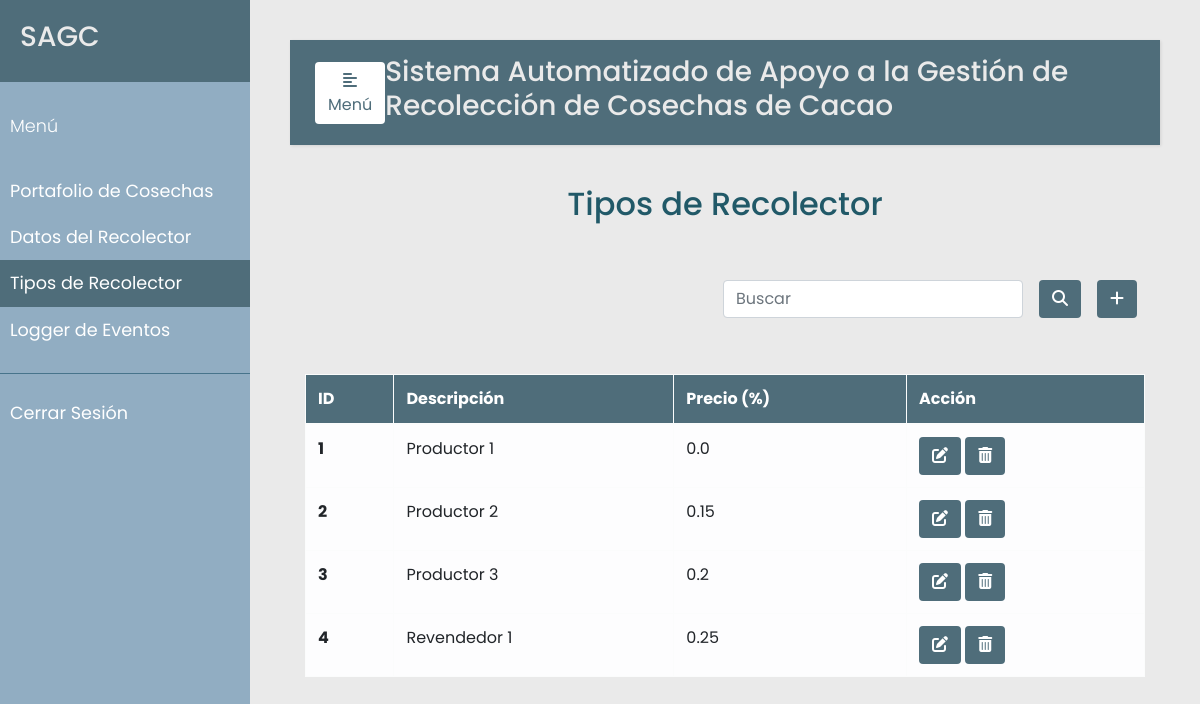
/tipo_recolector (signed in), run on an earlier commit of the app's database.
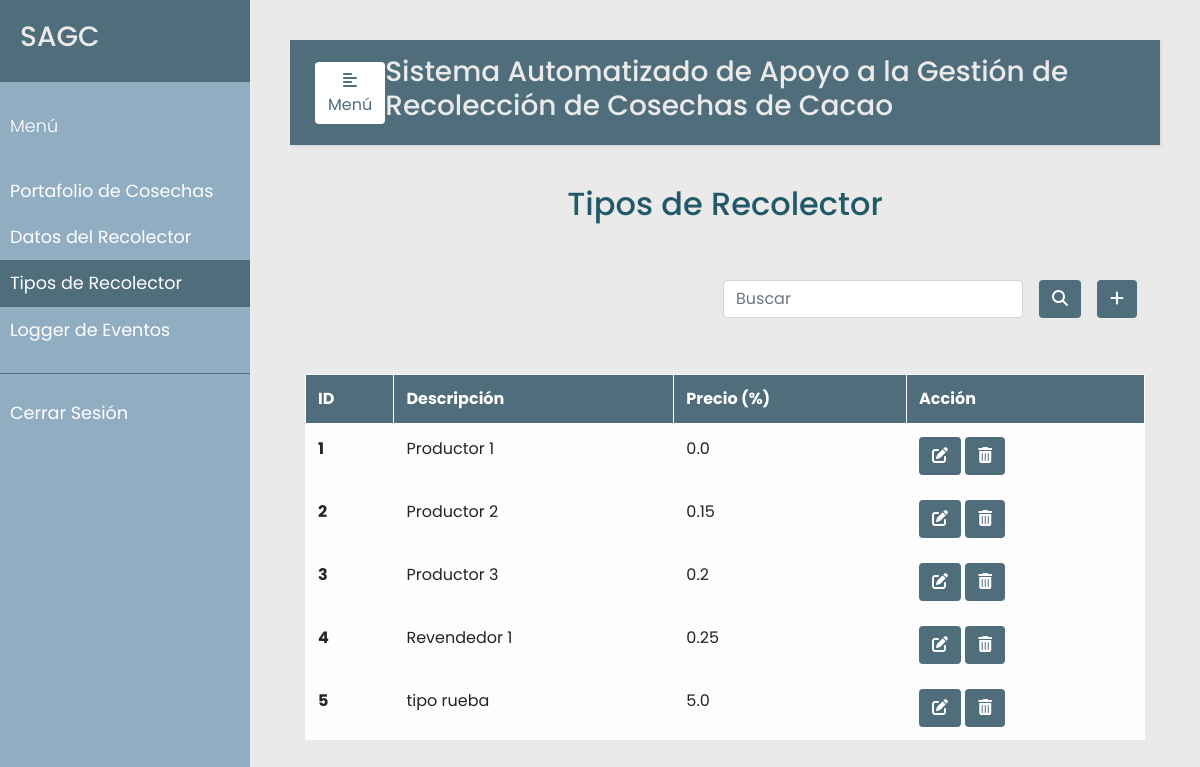
And on a later commit of the database.
### src/models.py (models this page shows, shortened)
class TipoRecolector(db.Model):
    __tablename__ = 'tipo_prod'
    id = db.Column(db.Integer, primary_key=True)
    descripcion = db.Column(db.String(120), nullable=False, unique=True)
    precio = db.Column(db.Float, nullable=False)
    producer = db.relationship('Recolector', backref='tipo_recolector', lazy=True)

### src/tipo_recolector.py (the view, shortened to what this page needs)
@app.route('/tipo_recolector', methods=['GET', 'POST'])
@login_required
@analyst_only
def tipo_recolector():
    error=None
    tipo_prod = TipoRecolector.query.all()
    return render_template("tipo_recolector.html", error=error, tipo_prod=tipo_prod)

### src/decoradores.py (called while the page is built)
def login_required(f):
    @wraps(f)
    def wrap(*args, **kwargs):
        if 'logged_in' in session:
            return f(*args, **kwargs)
        else:
            flash('Necesitas iniciar sesión primero')
            return redirect(url_for('login'))
    return wrap

def analyst_only(f):
    @wraps(f)
    def wrap(*args, **kwargs):
        if 'rol_analyst' in session and session['rol_analyst'] == True:
            return f(*args, **kwargs)
        else:
            flash("Debes ser Analista de Ventas para acceder 'Datos del Recolector y Tipos de Recolector'.")
            return redirect(url_for('perfiles'))
    return wrap

### templates/tipo_recolector.html (shortened to what this page needs)
{% extends "base.html" %}
{% set active_page = "tipo_recolector" %}
{% block content %}
    <div class="container h-100">
        <p class="text-center h2 fw-bold mb-5 mx-1 mx-md-4 mt-4">Tipos de Recolector</p>
        <div class="d-flex flex-row-reverse bd-highlight">
            <div class="p-2 bd-highlight">
              <button type="button" class="btn" style="color:#fff; background-color:#4F6D7A;" data-toggle="modal" data-target="#exampleModalLong">
                <i class="fa-solid fa-plus"></i>
              </button>
            </div>
            <div class="p-2 bd-highlight" style="display:flex; align-content: flex-end;">
              <form action='/tipo_recolector/search' method="post" class="form-inline" style="justify-content: flex-end">
                <input class="form-control mr-3 w-75" type="text" placeholder="Buscar" aria-label="Buscar" name="search_tipo_recolector">
                <button type="submit" id="search_tipo_recolector" name="action-type" value="search" class="btn" style="color:#fff; background-color:#4F6D7A;">
                  <i class="fas fa-search" aria-hidden="true"></i>
                </button>
              </form>
            </div>
        </div>
        <br/>
        <br>
        <table class="table table-bordered table-light table-hover">
          <thead>
            <tr>
              <th scope="col">ID</th>
              <th scope="col">Descripción</th>
              <th scope="col">Precio (%)</th>
              <th scope="col">Acción</th>
            </tr>
          </thead>
          <tbody>
            {% for u in tipo_prod %}
            <tr>
              <th scope="row">{{u.id}}</th>
              <td>{{u.descripcion}}</td>
              <td>{{u.precio}}</td>
              <td>
                <button type="button" class="btn action" data-toggle="modal" data-target="#edit-modal-{{u.id}}">
                  <i class="fas fa-edit"></i>
                </button>
                <button type="button" class="btn action" data-toggle="modal" data-target="#delete-modal-{{u.id}}">
                  <i class="fas fa-trash-alt"></i>
                </button>
              </td>
            </tr>
            {% endfor %}
          </tbody>
        </table>
    </div>
{% endblock %}

What changed in the data, as far as the page shows it:
added TipoRecolector: id "5", descripcion "tipo rueba", precio "5.0"
